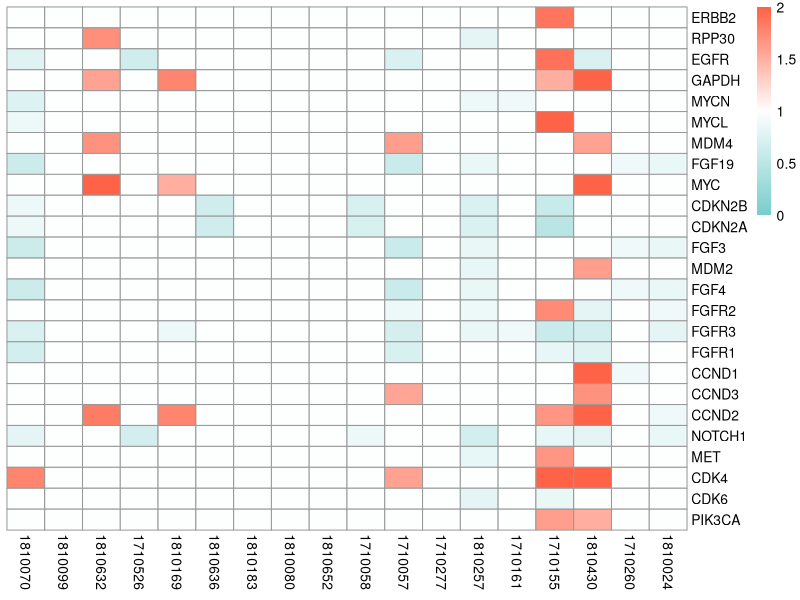

Write the R code that produced this figure.
library(pheatmap)

d_cnv <- read.table("out1.xls",sep="\t",header=T, row.names=1)
m <- as.matrix(d_cnv)
m[m>=2] <- 2
df <- as.data.frame(m)

bk <- c(seq(0,2.0,by=0.02))

t_data <- t(df)

pdf("heatmap_CNV_1.pdf", width= 6, height=8)
pheatmap(t_data, cluster_row=F, cluster_col=F, na.exclude=T, color=colorRampPalette(c("#79CDCD", "#FFFFFF", "#FF6347"))(100),
         legend_breaks=seq(-1,2.1,0.5), breaks=bk)
dev.off()
